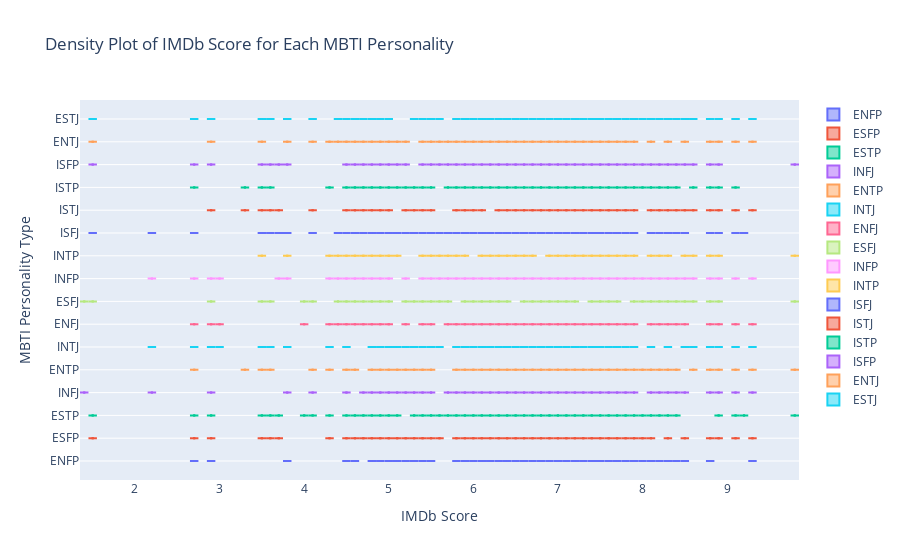

Notebook code cell kept with this figure:
### Markdown cell above
### 2.3 Density Plot of IMDb Score for Each MBTI Personality

### Code cell
fig = go.Figure()

# Looping through each MBTI type to add a trace to the plot
for mbti in mbti_types:
    # Filtering data for each MBTI type
    filtered_df = df_merged[df_merged['mbti'] == mbti]

    # Adding a density trace with reversed axes
    fig.add_trace(go.Violin(x=filtered_df['score'],
                            y=filtered_df['mbti'],
                            name=mbti,
                            box_visible=True,
                            meanline_visible=True))

# Updating the layout of the figure
fig.update_layout(title='Density Plot of IMDb Score for Each MBTI Personality',
                  yaxis_title='MBTI Personality Type',
                  xaxis_title='IMDb Score',
                  violingap=0, violingroupgap=0, violinmode='overlay')

# Showing the plot
fig.show()

### Figure 1 — Plotly figure (JSON) as saved in the notebook; plotly's stock layout.template omitted (floating-point values rounded to 4 significant figures; data arrays with more than 128 entries replaced by an {"elided": "..."} marker saying what was removed)
{"data": [{"box": {"visible": true}, "meanline": {"visible": true}, "name": "ENFP", "type": "violin", "x": {"elided": "151 float values"}, "y": {"elided": "151 str values"}}, {"box": {"visible": true}, "meanline": {"visible": true}, "name": "ESFP", "type": "violin", "x": {"elided": "221 float values"}, "y": {"elided": "221 str values"}}, {"box": {"visible": true}, "meanline": {"visible": true}, "name": "ESTP", "type": "violin", "x": {"elided": "236 float values"}, "y": {"elided": "236 str values"}}, {"box": {"visible": true}, "meanline": {"visible": true}, "name": "INFJ", "type": "violin", "x": {"elided": "134 float values"}, "y": {"elided": "134 str values"}}, {"box": {"visible": true}, "meanline": {"visible": true}, "name": "ENTP", "type": "violin", "x": {"elided": "153 float values"}, "y": {"elided": "153 str values"}}, {"box": {"visible": true}, "meanline": {"visible": true}, "name": "INTJ", "type": "violin", "x": {"elided": "140 float values"}, "y": {"elided": "140 str values"}}, {"box": {"visible": true}, "meanline": {"visible": true}, "name": "ENFJ", "type": "violin", "x": [4.9, 5.2, 6.5, 6.8, 6.8, 7.8, 5.2, 6, 7.2, 8.9, 5.4, 7, 7, 7, 6.5, 4, 7.6, 7.6, 7.6, 4.7, 7.1, 7.1, 7.1, 7, 7, 4.8, 5.5, 7.1, 7.1, 8.8, 7.8, 8.1, 5.5, 5.5, 5.5, 8.5, 6.5, 6.5, 3, 7.6, 5.8, 7.1, 9.3, 8.3, 4.4, 5.4, 5.4, 5.4, 6.2, 6.3, 6.4, 6.3, 7.9, 6.7, 6.7, 6.7, 6.6, 5.4, 8.4, 6.1, 5.9, 7.5, 7.1, 7.4, 6.9, 5.7, 6.8, 5.5, 7.7, 7.7, 8.9, 2.7, 5.8, 6.7, 4.8, 6.8, 8.2, 6.8, 9.1, 2.9, 7.5, 8.1, 8.1, 8.1, 8.1, 8.1, 4.6, 7.3, 4.7, 6.8, 7.7, 7, 5.9, 4.3, 5.5, 4.9, 6.1, 7.6, 7.6, 6.4, 6, 4.5, 7.4, 6, 6.4, 6.1, 7.9, 7.4, 7.4, 7.4, 7, 6.3, 7.2, 7.4, 5, 4.8, 6.5, 4.9, 6.7, 7.5, 6.6, 6.1, 6.1, 6.3, 6.3], "y": ["ENFJ", "ENFJ", "ENFJ", "ENFJ", "ENFJ", "ENFJ", "ENFJ", "ENFJ", "ENFJ", "ENFJ", "ENFJ", "ENFJ", "ENFJ", "ENFJ", "ENFJ", "ENFJ", "ENFJ", "ENFJ", "ENFJ", "ENFJ", "ENFJ", "ENFJ", "ENFJ", "ENFJ", "ENFJ", "ENFJ", "ENFJ", "ENFJ", "ENFJ", "ENFJ", "ENFJ", "ENFJ", "ENFJ", "ENFJ", "ENFJ", "ENFJ", "ENFJ", "ENFJ", "ENFJ", "ENFJ", "ENFJ", "ENFJ", "ENFJ", "ENFJ", "ENFJ", "ENFJ", "ENFJ", "ENFJ", "ENFJ", "ENFJ", "ENFJ", "ENFJ", "ENFJ", "ENFJ", "ENFJ", "ENFJ", "ENFJ", "ENFJ", "ENFJ", "ENFJ", "ENFJ", "ENFJ", "ENFJ", "ENFJ", "ENFJ", "ENFJ", "ENFJ", "ENFJ", "ENFJ", "ENFJ", "ENFJ", "ENFJ", "ENFJ", "ENFJ", "ENFJ", "ENFJ", "ENFJ", "ENFJ", "ENFJ", "ENFJ", "ENFJ", "ENFJ", "ENFJ", "ENFJ", "ENFJ", "ENFJ", "ENFJ", "ENFJ", "ENFJ", "ENFJ", "ENFJ", "ENFJ", "ENFJ", "ENFJ", "ENFJ", "ENFJ", "ENFJ", "ENFJ", "ENFJ", "ENFJ", "ENFJ", "ENFJ", "ENFJ", "ENFJ", "ENFJ", "ENFJ", "ENFJ", "ENFJ", "ENFJ", "ENFJ", "ENFJ", "ENFJ", "ENFJ", "ENFJ", "ENFJ", "ENFJ", "ENFJ", "ENFJ", "ENFJ", "ENFJ", "ENFJ", "ENFJ", "ENFJ", "ENFJ", "ENFJ"]}, {"box": {"visible": true}, "meanline": {"visible": true}, "name": "ESFJ", "type": "violin", "x": {"elided": "136 float values"}, "y": {"elided": "136 str values"}}, {"box": {"visible": true}, "meanline": {"visible": true}, "name": "INFP", "type": "violin", "x": {"elided": "176 float values"}, "y": {"elided": "176 str values"}}, {"box": {"visible": true}, "meanline": {"visible": true}, "name": "INTP", "type": "violin", "x": [4.9, 7.1, 6.6, 8.5, 8.3, 7.8, 7.8, 8.2, 6.9, 7.6, 7.6, 6.3, 7.6, 7.1, 7.5, 6.7, 6.7, 6.1, 7.1, 8.8, 7.8, 5.5, 7.7, 5.6, 6.5, 6.5, 7.4, 4.6, 8.3, 8.3, 8.8, 8.8, 7.3, 4.4, 8.6, 5.4, 5.4, 5.4, 5.4, 5.4, 5.4, 5.4, 6.5, 6.4, 7.9, 6.7, 6.7, 6.6, 7.9, 7.9, 7.1, 5.1, 5.8, 5.5, 7.7, 7.4, 5, 6.2, 6.2, 8.9, 6.2, 5.8, 5.8, 4.8, 5.6, 6.4, 6.4, 6.4, 6.4, 6.4, 6.4, 6.4, 6.4, 6.4, 7.5, 8.1, 8.1, 8.1, 8.1, 8.1, 8.1, 8.1, 4.7, 3.5, 7.4, 6.5, 7.4, 7, 7, 5.9, 4.3, 9.8, 5.4, 4.5, 5.7, 3.8, 6.9, 7.4, 7.4, 7.4, 7.4, 7.4, 7.4, 7.4, 7, 7, 6.6, 7.2, 4.8, 4.8, 4.9, 6.7, 6.4, 5.9, 5.9], "y": ["INTP", "INTP", "INTP", "INTP", "INTP", "INTP", "INTP", "INTP", "INTP", "INTP", "INTP", "INTP", "INTP", "INTP", "INTP", "INTP", "INTP", "INTP", "INTP", "INTP", "INTP", "INTP", "INTP", "INTP", "INTP", "INTP", "INTP", "INTP", "INTP", "INTP", "INTP", "INTP", "INTP", "INTP", "INTP", "INTP", "INTP", "INTP", "INTP", "INTP", "INTP", "INTP", "INTP", "INTP", "INTP", "INTP", "INTP", "INTP", "INTP", "INTP", "INTP", "INTP", "INTP", "INTP", "INTP", "INTP", "INTP", "INTP", "INTP", "INTP", "INTP", "INTP", "INTP", "INTP", "INTP", "INTP", "INTP", "INTP", "INTP", "INTP", "INTP", "INTP", "INTP", "INTP", "INTP", "INTP", "INTP", "INTP", "INTP", "INTP", "INTP", "INTP", "INTP", "INTP", "INTP", "INTP", "INTP", "INTP", "INTP", "INTP", "INTP", "INTP", "INTP", "INTP", "INTP", "INTP", "INTP", "INTP", "INTP", "INTP", "INTP", "INTP", "INTP", "INTP", "INTP", "INTP", "INTP", "INTP", "INTP", "INTP", "INTP", "INTP", "INTP", "INTP", "INTP"]}, {"box": {"visible": true}, "meanline": {"visible": true}, "name": "ISFJ", "type": "violin", "x": {"elided": "215 float values"}, "y": {"elided": "215 str values"}}, {"box": {"visible": true}, "meanline": {"visible": true}, "name": "ISTJ", "type": "violin", "x": {"elided": "213 float values"}, "y": {"elided": "213 str values"}}, {"box": {"visible": true}, "meanline": {"visible": true}, "name": "ISTP", "type": "violin", "x": {"elided": "204 float values"}, "y": {"elided": "204 str values"}}, {"box": {"visible": true}, "meanline": {"visible": true}, "name": "ISFP", "type": "violin", "x": {"elided": "220 float values"}, "y": {"elided": "220 str values"}}, {"box": {"visible": true}, "meanline": {"visible": true}, "name": "ENTJ", "type": "violin", "x": {"elided": "156 float values"}, "y": {"elided": "156 str values"}}, {"box": {"visible": true}, "meanline": {"visible": true}, "name": "ESTJ", "type": "violin", "x": {"elided": "216 float values"}, "y": {"elided": "216 str values"}}], "layout": {"title": {"text": "Density Plot of IMDb Score for Each MBTI Personality"}, "violingap": 0, "violingroupgap": 0, "violinmode": "overlay", "xaxis": {"title": {"text": "IMDb Score"}}, "yaxis": {"title": {"text": "MBTI Personality Type"}}}}
